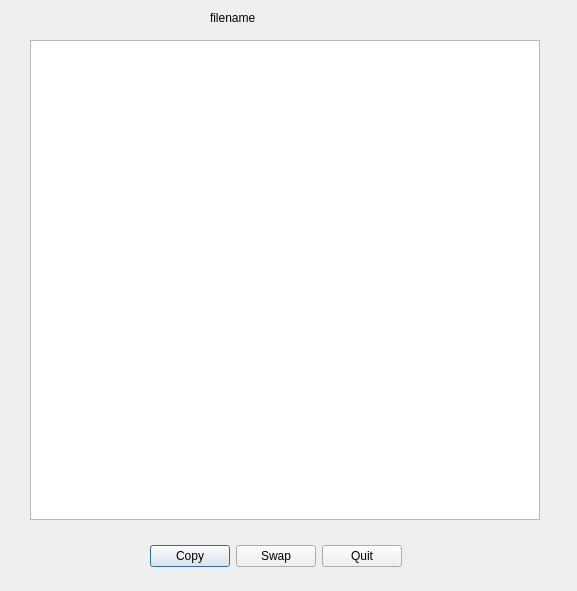
<?xml version="1.0" encoding="UTF-8"?>
<ui version="4.0">
 <class>oslogDialog</class>
 <widget class="QDialog" name="oslogDialog">
  <property name="geometry">
   <rect>
    <x>0</x>
    <y>0</y>
    <width>577</width>
    <height>591</height>
   </rect>
  </property>
  <property name="windowTitle">
   <string>Logfile viewer</string>
  </property>
  <widget class="QTextBrowser" name="oslogBrowser">
   <property name="geometry">
    <rect>
     <x>30</x>
     <y>40</y>
     <width>510</width>
     <height>480</height>
    </rect>
   </property>
   <property name="minimumSize">
    <size>
     <width>510</width>
     <height>480</height>
    </size>
   </property>
   <property name="maximumSize">
    <size>
     <width>510</width>
     <height>480</height>
    </size>
   </property>
  </widget>
  <widget class="QWidget" name="layoutWidget">
   <property name="geometry">
    <rect>
     <x>150</x>
     <y>540</y>
     <width>252</width>
     <height>32</height>
    </rect>
   </property>
   <layout class="QHBoxLayout" name="horizontalLayout">
    <item>
     <widget class="QPushButton" name="oscopyButton">
      <property name="toolTip">
       <string>&lt;html&gt;&lt;head/&gt;&lt;body&gt;&lt;p&gt;Copy to clipboard&lt;/p&gt;&lt;/body&gt;&lt;/html&gt;</string>
      </property>
      <property name="text">
       <string>Copy</string>
      </property>
     </widget>
    </item>
    <item>
     <widget class="QPushButton" name="osswapButton">
      <property name="toolTip">
       <string>&lt;html&gt;&lt;head/&gt;&lt;body&gt;&lt;p&gt;Swap between current and former logs.&lt;/p&gt;&lt;/body&gt;&lt;/html&gt;</string>
      </property>
      <property name="text">
       <string>Swap</string>
      </property>
     </widget>
    </item>
    <item>
     <widget class="QPushButton" name="osquitButton">
      <property name="toolTip">
       <string>&lt;html&gt;&lt;head/&gt;&lt;body&gt;&lt;p&gt;Quit viewer&lt;/p&gt;&lt;/body&gt;&lt;/html&gt;</string>
      </property>
      <property name="text">
       <string>Quit</string>
      </property>
     </widget>
    </item>
   </layout>
  </widget>
  <widget class="QLabel" name="oslogfileName">
   <property name="geometry">
    <rect>
     <x>210</x>
     <y>10</y>
     <width>201</width>
     <height>16</height>
    </rect>
   </property>
   <property name="text">
    <string>filename</string>
   </property>
  </widget>
 </widget>
 <resources/>
 <connections>
  <connection>
   <sender>osquitButton</sender>
   <signal>clicked()</signal>
   <receiver>oslogDialog</receiver>
   <slot>reject()</slot>
   <hints>
    <hint type="sourcelabel">
     <x>366</x>
     <y>555</y>
    </hint>
    <hint type="destinationlabel">
     <x>288</x>
     <y>295</y>
    </hint>
   </hints>
  </connection>
 </connections>
</ui>
